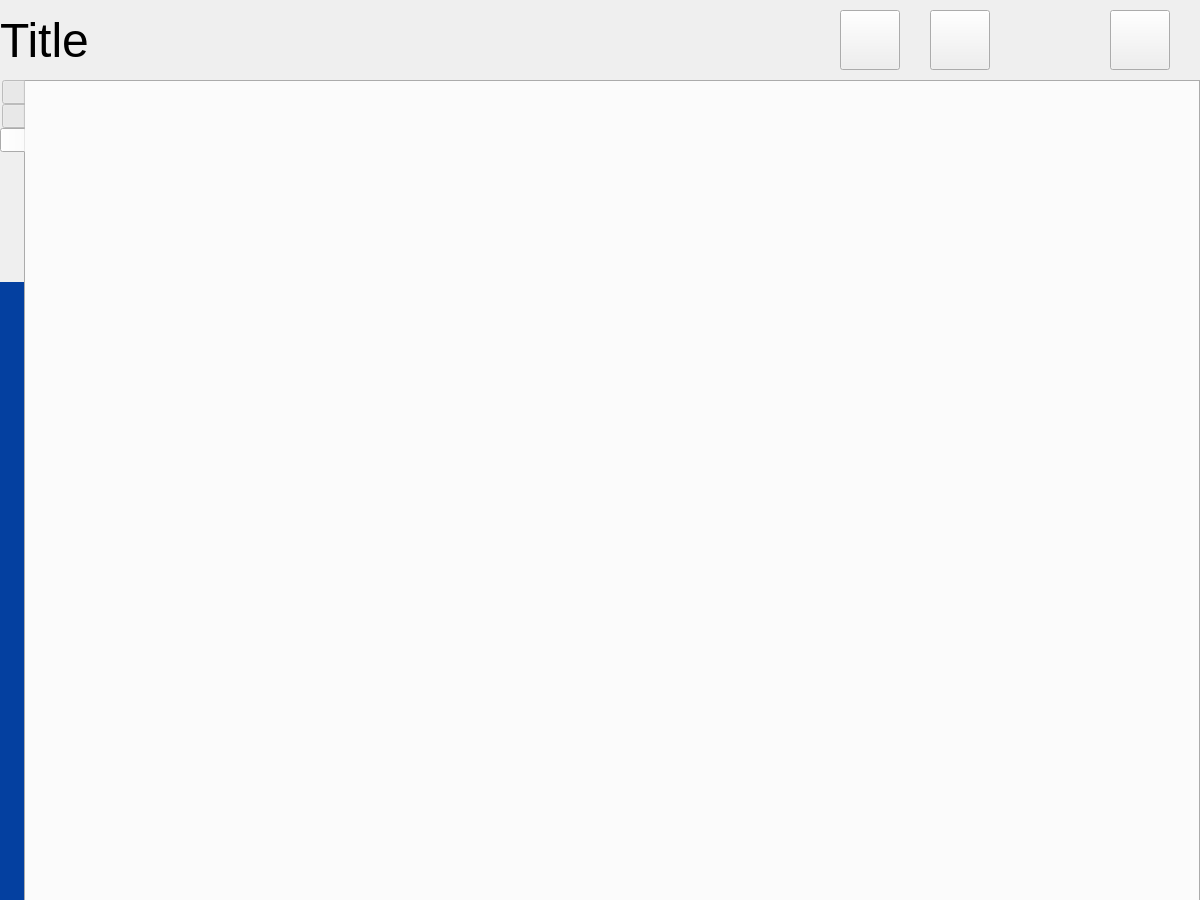
<?xml version="1.0" encoding="UTF-8"?>
<ui version="4.0">
 <class>ManagerWindow</class>
 <widget class="QMainWindow" name="ManagerWindow">
  <property name="geometry">
   <rect>
    <x>0</x>
    <y>0</y>
    <width>1200</width>
    <height>900</height>
   </rect>
  </property>
  <property name="windowTitle">
   <string>MainWindow</string>
  </property>
  <widget class="QWidget" name="centralwidget">
   <widget class="QLabel" name="label_5">
    <property name="geometry">
     <rect>
      <x>0</x>
      <y>282</y>
      <width>93</width>
      <height>620</height>
     </rect>
    </property>
    <property name="styleSheet">
     <string notr="true">background-color: #0440a0;</string>
    </property>
    <property name="text">
     <string/>
    </property>
   </widget>
   <widget class="QPushButton" name="backButton">
    <property name="geometry">
     <rect>
      <x>840</x>
      <y>10</y>
      <width>60</width>
      <height>60</height>
     </rect>
    </property>
    <property name="text">
     <string/>
    </property>
    <property name="icon">
     <iconset resource="res.qrc">
      <normaloff>:/res/img/img/back.png</normaloff>:/res/img/img/back.png</iconset>
    </property>
    <property name="iconSize">
     <size>
      <width>30</width>
      <height>30</height>
     </size>
    </property>
   </widget>
   <widget class="QLabel" name="title">
    <property name="geometry">
     <rect>
      <x>0</x>
      <y>0</y>
      <width>1201</width>
      <height>80</height>
     </rect>
    </property>
    <property name="font">
     <font>
      <pointsize>36</pointsize>
      <weight>50</weight>
      <bold>false</bold>
     </font>
    </property>
    <property name="styleSheet">
     <string notr="true"/>
    </property>
    <property name="text">
     <string>Title</string>
    </property>
   </widget>
   <widget class="QPushButton" name="refreshButton">
    <property name="geometry">
     <rect>
      <x>930</x>
      <y>10</y>
      <width>60</width>
      <height>60</height>
     </rect>
    </property>
    <property name="text">
     <string/>
    </property>
    <property name="icon">
     <iconset resource="res.qrc">
      <normaloff>:/res/img/img/refresh.png</normaloff>
      <normalon>:/res/img/img/refresh.png</normalon>:/res/img/img/refresh.png</iconset>
    </property>
    <property name="iconSize">
     <size>
      <width>30</width>
      <height>30</height>
     </size>
    </property>
   </widget>
   <widget class="QPushButton" name="logoutButton">
    <property name="geometry">
     <rect>
      <x>1110</x>
      <y>10</y>
      <width>60</width>
      <height>60</height>
     </rect>
    </property>
    <property name="text">
     <string/>
    </property>
    <property name="icon">
     <iconset resource="res.qrc">
      <normaloff>:/res/img/img/log-out.png</normaloff>:/res/img/img/log-out.png</iconset>
    </property>
    <property name="iconSize">
     <size>
      <width>30</width>
      <height>30</height>
     </size>
    </property>
   </widget>
   <widget class="QTabWidget" name="tabWidget">
    <property name="geometry">
     <rect>
      <x>0</x>
      <y>80</y>
      <width>1200</width>
      <height>901</height>
     </rect>
    </property>
    <property name="tabPosition">
     <enum>QTabWidget::West</enum>
    </property>
    <property name="currentIndex">
     <number>2</number>
    </property>
    <property name="iconSize">
     <size>
      <width>40</width>
      <height>80</height>
     </size>
    </property>
    <widget class="QWidget" name="chefTab">
     <attribute name="icon">
      <iconset resource="res.qrc">
       <normaloff>:/res/img/img/chef.png</normaloff>:/res/img/img/chef.png</iconset>
     </attribute>
     <attribute name="title">
      <string/>
     </attribute>
     <widget class="QTableWidget" name="chefList">
      <property name="geometry">
       <rect>
        <x>0</x>
        <y>0</y>
        <width>1130</width>
        <height>771</height>
       </rect>
      </property>
      <property name="horizontalScrollBarPolicy">
       <enum>Qt::ScrollBarAlwaysOff</enum>
      </property>
      <property name="selectionMode">
       <enum>QAbstractItemView::NoSelection</enum>
      </property>
      <property name="verticalScrollMode">
       <enum>QAbstractItemView::ScrollPerPixel</enum>
      </property>
      <property name="horizontalScrollMode">
       <enum>QAbstractItemView::ScrollPerPixel</enum>
      </property>
      <property name="sortingEnabled">
       <bool>true</bool>
      </property>
      <property name="rowCount">
       <number>0</number>
      </property>
      <property name="columnCount">
       <number>6</number>
      </property>
      <attribute name="horizontalHeaderDefaultSectionSize">
       <number>100</number>
      </attribute>
      <attribute name="horizontalHeaderMinimumSectionSize">
       <number>100</number>
      </attribute>
      <attribute name="verticalHeaderDefaultSectionSize">
       <number>100</number>
      </attribute>
      <attribute name="verticalHeaderMinimumSectionSize">
       <number>100</number>
      </attribute>
      <column>
       <property name="text">
        <string>Phone</string>
       </property>
       <property name="font">
        <font>
         <pointsize>12</pointsize>
        </font>
       </property>
       <property name="textAlignment">
        <set>AlignCenter</set>
       </property>
      </column>
      <column>
       <property name="text">
        <string>Name</string>
       </property>
       <property name="font">
        <font>
         <pointsize>12</pointsize>
        </font>
       </property>
       <property name="textAlignment">
        <set>AlignCenter</set>
       </property>
      </column>
      <column>
       <property name="text">
        <string>Dish Number</string>
       </property>
       <property name="font">
        <font>
         <pointsize>12</pointsize>
        </font>
       </property>
       <property name="textAlignment">
        <set>AlignCenter</set>
       </property>
      </column>
      <column>
       <property name="text">
        <string>Average Dish Rate</string>
       </property>
       <property name="font">
        <font>
         <pointsize>12</pointsize>
        </font>
       </property>
       <property name="textAlignment">
        <set>AlignCenter</set>
       </property>
      </column>
      <column>
       <property name="text">
        <string>Average Time Difference</string>
       </property>
       <property name="font">
        <font>
         <pointsize>12</pointsize>
        </font>
       </property>
       <property name="textAlignment">
        <set>AlignCenter</set>
       </property>
      </column>
      <column/>
     </widget>
     <widget class="QLabel" name="label">
      <property name="geometry">
       <rect>
        <x>10</x>
        <y>780</y>
        <width>421</width>
        <height>31</height>
       </rect>
      </property>
      <property name="font">
       <font>
        <pointsize>10</pointsize>
       </font>
      </property>
      <property name="text">
       <string>* Double click to send messages</string>
      </property>
     </widget>
    </widget>
    <widget class="QWidget" name="clerkTab">
     <attribute name="icon">
      <iconset resource="res.qrc">
       <normaloff>:/res/img/img/waiter.png</normaloff>:/res/img/img/waiter.png</iconset>
     </attribute>
     <attribute name="title">
      <string/>
     </attribute>
     <widget class="QTableWidget" name="clerkList">
      <property name="geometry">
       <rect>
        <x>0</x>
        <y>0</y>
        <width>1130</width>
        <height>771</height>
       </rect>
      </property>
      <property name="horizontalScrollBarPolicy">
       <enum>Qt::ScrollBarAlwaysOff</enum>
      </property>
      <property name="editTriggers">
       <set>QAbstractItemView::NoEditTriggers</set>
      </property>
      <property name="selectionMode">
       <enum>QAbstractItemView::NoSelection</enum>
      </property>
      <property name="verticalScrollMode">
       <enum>QAbstractItemView::ScrollPerPixel</enum>
      </property>
      <property name="horizontalScrollMode">
       <enum>QAbstractItemView::ScrollPerPixel</enum>
      </property>
      <property name="sortingEnabled">
       <bool>true</bool>
      </property>
      <property name="rowCount">
       <number>0</number>
      </property>
      <property name="columnCount">
       <number>8</number>
      </property>
      <attribute name="horizontalHeaderDefaultSectionSize">
       <number>100</number>
      </attribute>
      <attribute name="horizontalHeaderMinimumSectionSize">
       <number>100</number>
      </attribute>
      <attribute name="verticalHeaderDefaultSectionSize">
       <number>100</number>
      </attribute>
      <attribute name="verticalHeaderMinimumSectionSize">
       <number>100</number>
      </attribute>
      <column>
       <property name="text">
        <string>Phone</string>
       </property>
       <property name="font">
        <font>
         <pointsize>12</pointsize>
        </font>
       </property>
       <property name="textAlignment">
        <set>AlignCenter</set>
       </property>
      </column>
      <column>
       <property name="text">
        <string>Name</string>
       </property>
       <property name="font">
        <font>
         <pointsize>12</pointsize>
        </font>
       </property>
       <property name="textAlignment">
        <set>AlignCenter</set>
       </property>
      </column>
      <column>
       <property name="text">
        <string>Serve Table Number</string>
       </property>
       <property name="font">
        <font>
         <pointsize>12</pointsize>
        </font>
       </property>
       <property name="textAlignment">
        <set>AlignCenter</set>
       </property>
      </column>
      <column>
       <property name="text">
        <string>Serve Dish Number</string>
       </property>
       <property name="font">
        <font>
         <pointsize>12</pointsize>
        </font>
       </property>
       <property name="textAlignment">
        <set>AlignCenter</set>
       </property>
      </column>
      <column>
       <property name="text">
        <string>Average Serving Time</string>
       </property>
       <property name="font">
        <font>
         <pointsize>12</pointsize>
        </font>
       </property>
       <property name="textAlignment">
        <set>AlignCenter</set>
       </property>
      </column>
      <column>
       <property name="text">
        <string>Average Rate</string>
       </property>
       <property name="font">
        <font>
         <pointsize>12</pointsize>
        </font>
       </property>
       <property name="textAlignment">
        <set>AlignCenter</set>
       </property>
      </column>
      <column>
       <property name="text">
        <string>People Rated</string>
       </property>
       <property name="font">
        <font>
         <pointsize>12</pointsize>
        </font>
       </property>
       <property name="textAlignment">
        <set>AlignCenter</set>
       </property>
      </column>
      <column/>
     </widget>
     <widget class="QLabel" name="label_2">
      <property name="geometry">
       <rect>
        <x>10</x>
        <y>780</y>
        <width>421</width>
        <height>31</height>
       </rect>
      </property>
      <property name="font">
       <font>
        <pointsize>10</pointsize>
       </font>
      </property>
      <property name="text">
       <string>* Double click to send messages</string>
      </property>
     </widget>
    </widget>
    <widget class="QWidget" name="selfTab">
     <attribute name="icon">
      <iconset resource="res.qrc">
       <normaloff>:/res/img/img/user-white.png</normaloff>:/res/img/img/user-white.png</iconset>
     </attribute>
     <attribute name="title">
      <string/>
     </attribute>
    </widget>
   </widget>
   <zorder>title</zorder>
   <zorder>label_5</zorder>
   <zorder>backButton</zorder>
   <zorder>refreshButton</zorder>
   <zorder>logoutButton</zorder>
   <zorder>tabWidget</zorder>
  </widget>
 </widget>
 <resources>
  <include location="res.qrc"/>
 </resources>
 <connections/>
</ui>
